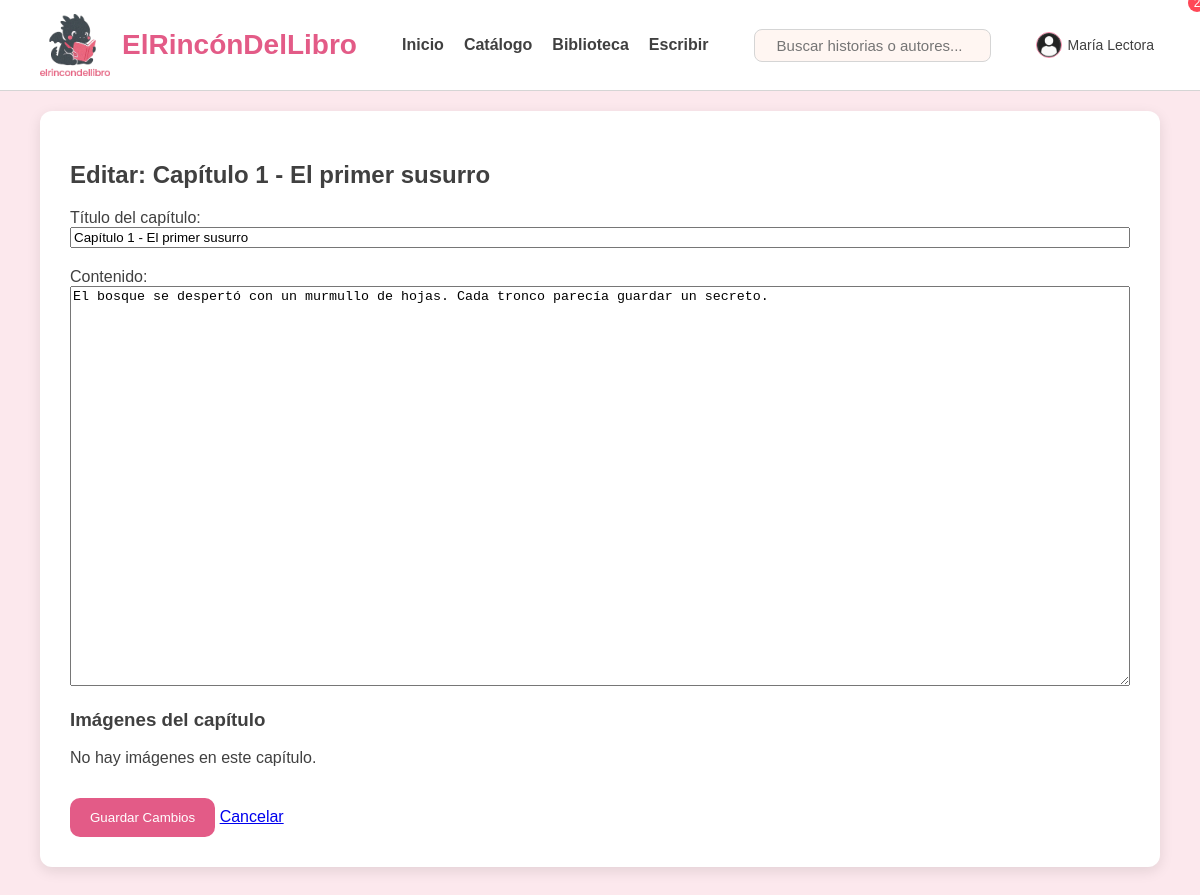
The page /editar_capitulo.php?id=1 (signed in) on the database its author committed.
### tables this page shows
CREATE TABLE IF NOT EXISTS usuarios (
    id_usuarios INT AUTO_INCREMENT PRIMARY KEY,
    nombre VARCHAR(100) NOT NULL,
    email VARCHAR(100) NOT NULL UNIQUE,
    password VARCHAR(255) NOT NULL,
    avatar VARCHAR(255),
    bio TEXT,
    activo TINYINT(1) DEFAULT 1,
    fecha_registro TIMESTAMP DEFAULT CURRENT_TIMESTAMP
);

CREATE TABLE IF NOT EXISTS capitulos (
    id_capitulos INT AUTO_INCREMENT PRIMARY KEY,
    libro_id INT NOT NULL,
    titulo VARCHAR(255) NOT NULL,
    contenido TEXT NOT NULL,
    fecha_creacion TIMESTAMP DEFAULT CURRENT_TIMESTAMP,
    FOREIGN KEY (libro_id) REFERENCES libros(id_libros) ON DELETE CASCADE
);

### editar_capitulo.php (the view, shortened to what this page needs)
<?php
include 'conexion.php';
$id_capitulo = isset($_GET['id']) ? (int)$_GET['id'] : 0;
$sql = "SELECT c.*, l.usuario_id FROM capitulos c
        JOIN libros l ON c.libro_id = l.id_libros
        WHERE c.id_capitulos = $id_capitulo";
$res = $conexion->query($sql);
$cap = $res ? $res->fetch_assoc() : null;
$capitulo_imagenes = false;
$check_table = $conexion->query("SHOW TABLES LIKE 'capitulo_imagenes'");
if ($check_table && $check_table->num_rows > 0) {
    $capitulo_imagenes = $conexion->query("SELECT * FROM capitulo_imagenes WHERE capitulo_id = $id_capitulo ORDER BY orden");
}
?>
<!DOCTYPE html>
<html lang="es">
<head>
    <link rel="stylesheet" href="CSS/style1.css">
</head>
<body>
    <?php include 'partials/header.php'; ?>
    <div class="container">
        <form action="procesar_edicion.php" method="POST" enctype="multipart/form-data" class="lectura-container">
            <h2>Editar: <?php echo htmlspecialchars($cap['titulo']); ?></h2>
            <label>Título del capítulo:</label>
            <input type="text" name="titulo" value="<?php echo htmlspecialchars($cap['titulo']); ?>" required style="width: 100%; margin-bottom: 20px;">
            <label>Contenido:</label>
            <textarea name="contenido" style="width: 100%; height: 400px;" required><?php echo htmlspecialchars($cap['contenido']); ?></textarea>
            <h3>Imágenes del capítulo</h3>
            <?php if ($capitulo_imagenes && $capitulo_imagenes->num_rows > 0): ?>
                <div style="display: grid; gap: 10px; margin-bottom: 20px;">
                    <?php while ($img = $capitulo_imagenes->fetch_assoc()): ?>
                        <div style="border: 1px solid #ddd; padding: 10px; border-radius: 8px;">
                            <img src="<?php echo htmlspecialchars($img['ruta']); ?>" alt="Imagen" style="max-width: 200px; border-radius: 4px;">
                            <div style="margin-top: 10px;">
                                <button type="button" onclick="eliminarImagen(<?php echo $img['id']; ?>)" class="btn-secondary" style="margin-right: 10px;">Eliminar</button>
                                <input type="file" name="nueva_imagen_<?php echo $img['id']; ?>" accept="image/*">
                            </div>
                        </div>
                    <?php endwhile; ?>
                </div>
            <?php else: ?>
                <p>No hay imágenes en este capítulo.</p>
            <?php endif; ?>
            <button type="submit" class="btn-primary">Guardar Cambios</button>
            <a href="leer.php?id=<?php echo $id_capitulo; ?>">Cancelar</a>
        </form>
    </div>
</body>
</html>

### partials/header.php (shortened to what this page needs)
<?php
include 'conexion.php';
$nombre_usuario = isset($_SESSION['usuario_nombre']) ? $_SESSION['usuario_nombre'] : null;
$usuario_id = isset($_SESSION['usuario_id']) ? $_SESSION['usuario_id'] : null;
$notif_count = 0;
if ($usuario_id) {
    $res_count = $conexion->query("SELECT COUNT(*) AS total FROM notificaciones WHERE usuario_id = $usuario_id AND leida = 0");
    if ($res_count) {
        $row_count = $res_count->fetch_assoc();
        $notif_count = $row_count['total'] ?? 0;
    }
    $avatar_url = 'img/user-default.png';
    $res_avatar = $conexion->query("SELECT avatar FROM usuarios WHERE id_usuarios = $usuario_id LIMIT 1");
    if ($res_avatar && $res_avatar->num_rows === 1) {
        $row = $res_avatar->fetch_assoc();
        if (!empty($row['avatar'])) {
            $avatar_url = $row['avatar'];
        }
    }
}
?>
<header class="header">
    <div class="container header-inner">
        <div class="header-left">
            <img src="img/dragon1.png" class="logo-dragon" alt="logo">
            <h1 class="logo-text">ElRincónDelLibro</h1>
        </div>
        <nav class="nav-menu">
            <a href="index.php">Inicio</a>
            <a href="catalogo.php">Catálogo</a>
            <a href="biblioteca.php">Biblioteca</a>
            <a href="escribir.php">Escribir</a>
        </nav>
        <div class="header-right">
            <form action="catalogo.php" method="GET" class="search-box">
                <input type="text" name="search" placeholder="Buscar historias o autores..." value="<?php echo isset($_GET['search']) ? htmlspecialchars($_GET['search']) : ''; ?>">
            </form>
            <div class="notification-dropdown">
                <div class="notification-trigger" id="notifTrigger">
                    <?php if ($nombre_usuario && $notif_count > 0): ?>
                        <span class="notif-count" style="position: absolute; top: -6px; right: -6px; background: #ff4757; color: white; border-radius: 50%; width: 18px; height: 18px; display: inline-flex; align-items: center; justify-content: center; font-size: 0.75rem;"><?php echo $notif_count; ?></span>
                    <?php endif; ?>
                </div>
            </div>
            <?php if ($nombre_usuario): ?>
                <div class="user-menu">
                    <div class="user-trigger">
                        <div class="avatar-container">
                            <img src="<?php echo htmlspecialchars($avatar_url); ?>" alt="Usuario" class="img-login-header">
                        </div>
                        <span class="user-name-text"><?= htmlspecialchars($nombre_usuario) ?></span>
                    </div>
                </div>
            <?php else: ?>
                <a href="login.php" class="login-link"><i class="fa-solid fa-user"></i></a>
            <?php endif; ?>
        </div>
    </div>
</header>

### CSS/style1.css (style rules this page uses)
:root { --rosa-50: #FCE8ED; --rosa-200: #F7B7C8; --rosa-400: #F185A5; --rosa-600: #E35B87; --rosa-800: #C5446C; --crema: #FFF6F2; --gris-100: #F7F7F7; --gris-300: #D5D5D5; --gris-700: #404040; --max-width: 1200px; --color-fondo: var(--rosa-50); --color-texto: var(--gris-700); --color-blanco-elementos: #ffffff; --color-borde: var(--gris-300); --sombra: rgba(0, 0, 0, 0.1); }
* { box-sizing: border-box; }
body { margin: 0; background: var(--color-fondo); font-family: "Verdana", sans-serif; color: var(--color-texto); transition: background 0.3s ease, color 0.3s ease; }
img { display: block; max-width: 100%; }
.container { max-width: var(--max-width); margin: auto; padding: 20px 40px; }
.header { background: var(--color-blanco-elementos); backdrop-filter: blur(6px); border-bottom: 1px solid var(--color-borde); position: sticky; top: 0; z-index: 20; }
.header-inner { display: flex; justify-content: space-between; align-items: center; height: 90px; }
.header-left { display: flex; align-items: center; gap: 12px; }
.logo-dragon { width: 70px; }
.logo-text { font-size: 28px; font-weight: 700; color: var(--rosa-600); }
.nav-menu { display: flex; gap: 20px; }
.nav-menu a { text-decoration: none; color: var(--color-texto); font-size: 16px; font-weight: 600; }
.search-box { display: flex; align-items: center; background: var(--crema); border: 1px solid var(--color-borde); padding: 6px 12px; border-radius: 8px; }
.search-box input { border: none; outline: none; background: transparent; margin-left: 8px; font-size: 15px; color: var(--color-texto); }
.header-right { display: flex; align-items: center; gap: 15px; font-size: 22px; color: var(--color-texto); }
.btn-primary { margin-top: 15px; background: var(--rosa-600); color: white; border: none; padding: 12px 20px; border-radius: 10px; cursor: pointer; transition: background 0.3s ease, transform 0.2s ease; }
.user-menu { position: relative; display: flex; align-items: center; }
.user-trigger { display: flex; align-items: center; gap: 6px; cursor: pointer; font-size: 14px; }
.avatar-container { width: 26px; height: 26px; min-width: 26px; min-height: 26px; border-radius: 50%; overflow: hidden; border: 1.5px solid var(--rosa-400); display: flex; align-items: center; justify-content: center; background: #fff; }
.img-login-header { width: 26px; height: 26px; object-fit: cover; }
.lectura-container { background: var(--color-blanco-elementos); border-radius: 12px; padding: 30px; margin-bottom: 30px; box-shadow: 0 4px 14px var(--sombra); }

### rows shown on the page
usuarios: avatar (placeholder picture)
capitulos: titulo "Capítulo 1 - El primer susurro", contenido "El bosque se despertó con un murmullo de hojas. Cada tronco parecía guardar un secreto."

### other values the page prints
$nombre_usuario "María Lectora"
